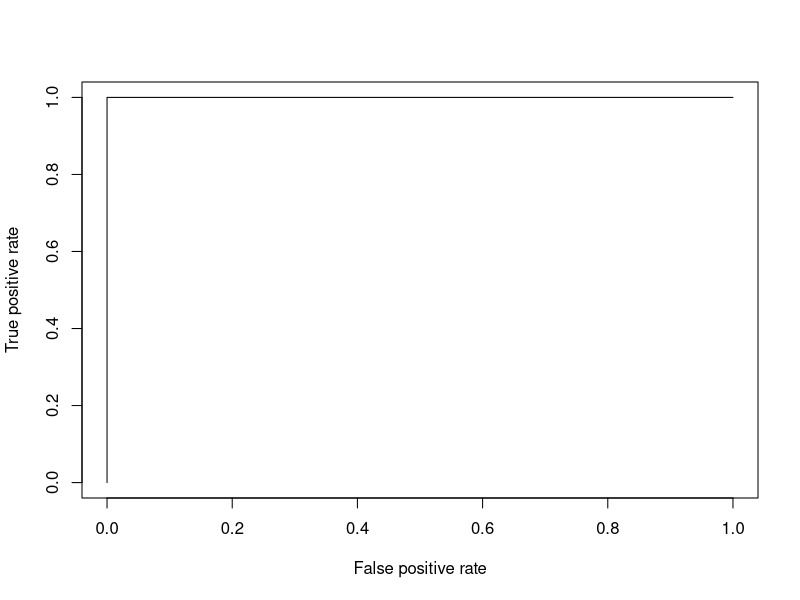
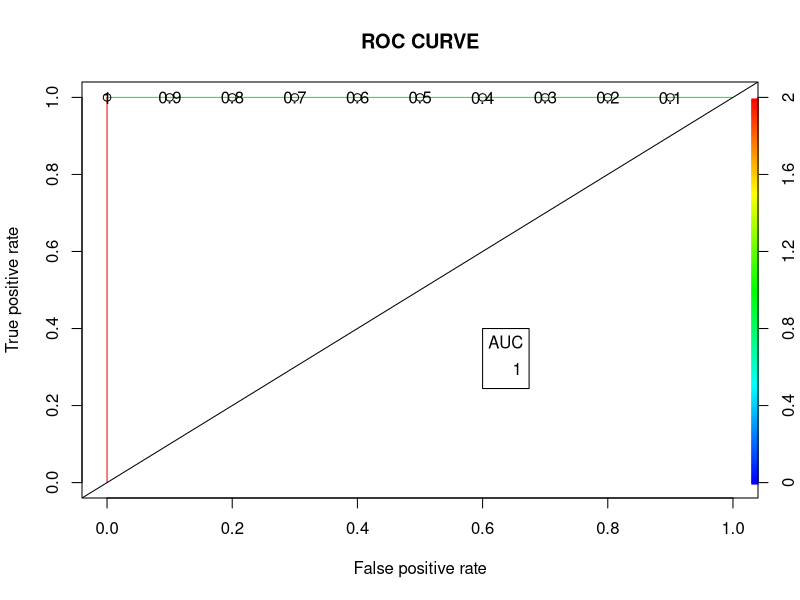

These figures' R source, in order:
# Loading package
library(caTools)
library(ROCR) 
   
# Splitting dataset
split <- sample.split(mtcars, SplitRatio = 0.8)
split
   
train_reg <- subset(mtcars, split == "TRUE")
test_reg <- subset(mtcars, split == "FALSE")
   
# Training model
logistic_model <- glm(vs ~ wt + disp, 
                      data = train_reg, 
                      family = "binomial")
logistic_model
   
# Summary
summary(logistic_model)
   
# Predict test data based on model
predict_reg <- predict(logistic_model, 
                       test_reg, type = "response")
predict_reg  
   
# Changing probabilities
predict_reg <- ifelse(predict_reg >0.5, 1, 0)
predict_reg  
# Evaluating model accuracy
# using confusion matrix
table(test_reg$vs, predict_reg)
   
missing_classerr <- mean(predict_reg != test_reg$vs)
print(paste('Accuracy =', 1 - missing_classerr))
   
# ROC-AUC Curve
ROCPred <- prediction(predict_reg, test_reg$vs) 
ROCPer <- performance(ROCPred, measure = "tpr", 
                             x.measure = "fpr")
   
auc <- performance(ROCPred, measure = "auc")
auc <- auc@y.values[[1]]
auc
   
# Plotting curve
plot(ROCPer)
plot(ROCPer, colorize = TRUE, 
     print.cutoffs.at = seq(0.1, by = 0.1), 
     main = "ROC CURVE")
abline(a = 0, b = 1)
   
auc <- round(auc, 4)
legend(.6, .4, auc, title = "AUC", cex = 1)
